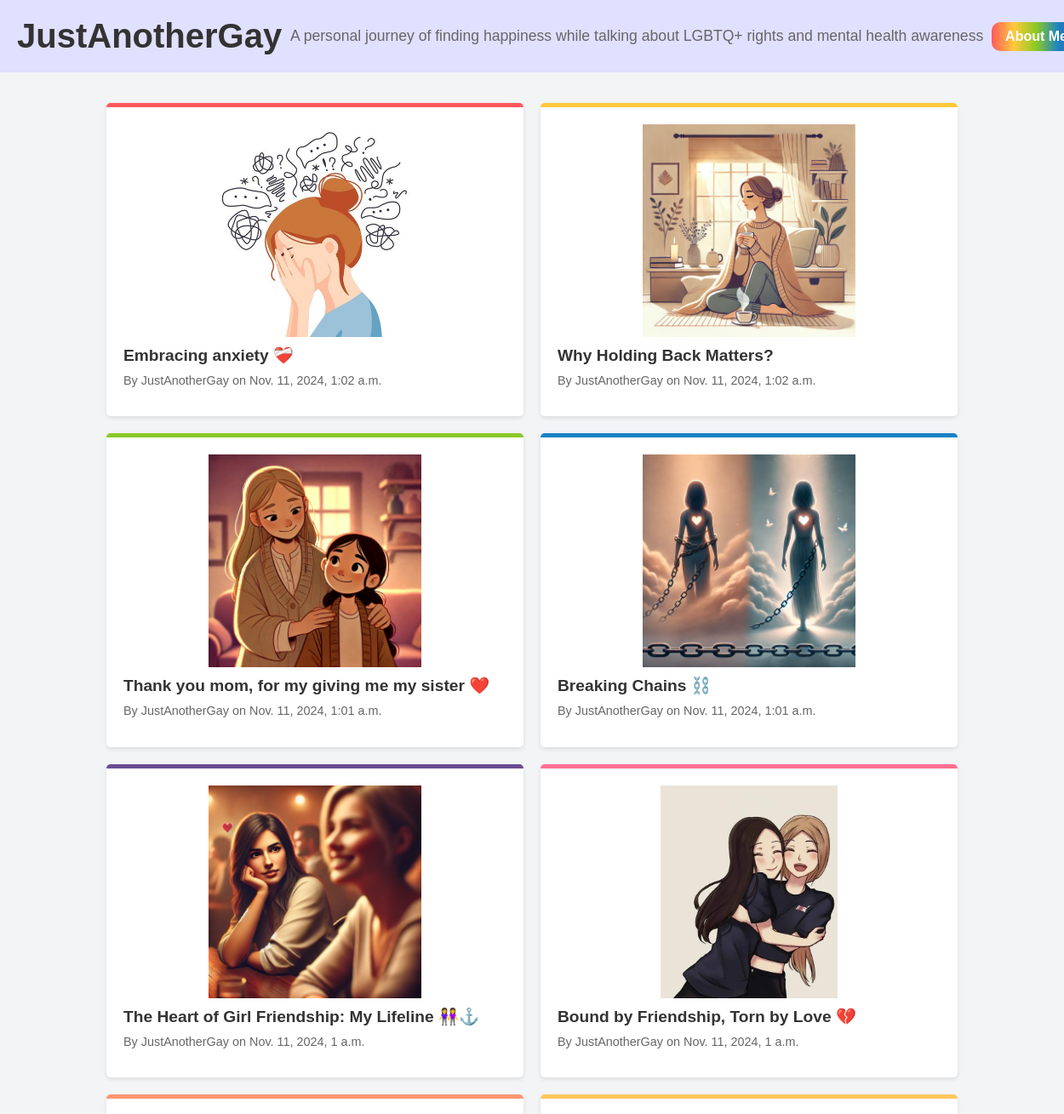
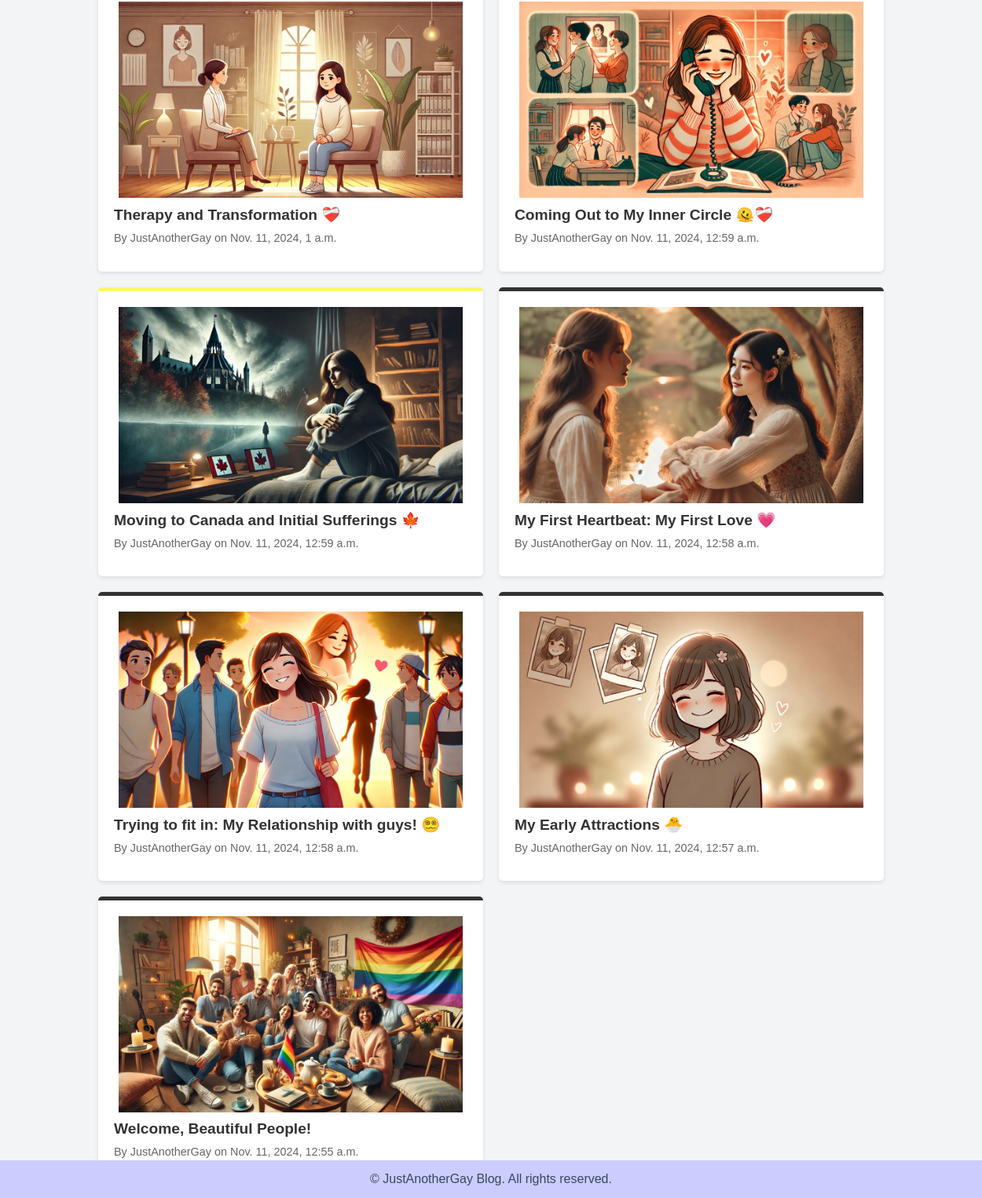
The page / on the database its author committed (2 pictures, top to bottom).
### myapp/models.py (models this page shows, shortened)
class Post(models.Model):
    title = models.CharField(max_length=200)
    content = models.TextField()
    created_at = models.DateTimeField(default=timezone.now)
    updated_at = models.DateTimeField(auto_now=True)
    author = models.CharField(max_length=100)
    slug = models.SlugField(unique=True, max_length=200)
    image = models.ImageField(upload_to='post_images/', blank=True, null=True)

### myapp/views.py (the view)
# urls.py: path('', views.post_list, name='post_list'),
def post_list(request):
    posts = Post.objects.all().order_by('-created_at')  # Descending order by creation date
    return render(request, 'post_list.html', {'posts': posts})

### myapp/templates/post_list.html (shortened to what this page needs)
<!DOCTYPE html>
<html lang="en">
<head>
    {% load static %}
    <link rel="stylesheet" href="{% static 'css/styles.css' %}">
</head>
<body>
<header>
    <div class="title">JustAnotherGay</div>
    <div class="subtitle">A personal journey of finding happiness while talking about LGBTQ+ rights and mental health awareness</div>
    <a href="{% url 'about_me' %}" class="about-button">About Me</a>
</header>
    <div class="container">
    <ul class="post-list">
    {% for post in posts %}
        <li>
            {% if post.image %}
                <img src="{{ post.image.url }}" alt="{{ post.title }}" class="post-image">
            {% endif %}
            <a href="{% url 'post_detail' post.slug %}">{{ post.title }}</a>
            <p>By {{ post.author }} on {{ post.created_at }}</p>
        </li>
    {% endfor %}
</ul>
</div>
    <footer>
        &copy; {{ year }} JustAnotherGay Blog. All rights reserved.
    </footer>
</body>
</html>

### myapp/static/css/styles.css (style rules this page uses)
body { font-family: Arial, sans-serif; background-color: #f3f4f6; color: #333; margin: 0; padding: 0; }
.container { width: 80%; margin: 0 auto; padding-top: 20px; }
header { width: 100%; background-color: #e0e0ff; color: #34495e; padding: 20px 0; display: flex; align-items: center; justify-content: space-between; padding-left: 20px; padding-right: 20px; }
.title { font-size: 2.5rem; font-weight: bold; color: #333; margin: 0; }
.subtitle { font-size: 1.1rem; color: #666; font-weight: 300; text-align: right; }
.about-button { padding: 8px 16px; background: linear-gradient(90deg, #ff595e, #ffca3a, #8ac926, #1982c4, #6a4c93); color: #fff; text-decoration: none; border-radius: 10px; font-weight: bold; transition: transform 0.2s; }
.post-image { width: 100%; height: 250px; object-fit: contain; border-radius: 5px; margin-bottom: 10px; }
.post-list { display: grid; grid-template-columns: 1fr 1fr; gap: 20px; padding: 0; list-style: none; }
.post-list li { background-color: #fff; padding: 20px; border-radius: 5px; box-shadow: 0 2px 5px rgba(0, 0, 0, 0.1); display: flex; flex-direction: column; justify-content: space-between; border-top: 5px solid; transition: transform 0.2s; }
.post-list li:nth-child(1) { border-top-color: #ff595e; }
.post-list li:nth-child(2) { border-top-color: #ffca3a; }
.post-list li:nth-child(3) { border-top-color: #8ac926; }
.post-list li:nth-child(4) { border-top-color: #1982c4; }
.post-list li:nth-child(5) { border-top-color: #6a4c93; }
.post-list li:nth-child(6) { border-top-color: #ff6f91; }
.post-list li:nth-child(7) { border-top-color: #ff9671; }
.post-list li:nth-child(8) { border-top-color: #ffc75f; }
.post-list li:nth-child(9) { border-top-color: #f9f871; }
.post-list a { color: #333; font-size: 1.2rem; font-weight: bold; text-decoration: none; }
.post-list p { font-size: 0.9rem; color: #666; margin-top: 10px; }
footer { width: 100%; background-color: #CCCCFF; color: #34495e; text-align: center; padding: 15px 0; position: fixed; bottom: 0; left: 0; }

### rows shown on the page
Post: image (picture), title "Embracing anxiety ❤️‍🩹", author "JustAnotherGay", created_at "Nov. 11, 2024, 1:02 a.m."
Post: image (picture), title "Why Holding Back Matters?", author "JustAnotherGay", created_at "Nov. 11, 2024, 1:02 a.m."
Post: image (picture), title "Thank you mom, for my giving me my sister ❤️", author "JustAnotherGay", created_at "Nov. 11, 2024, 1:01 a.m."
Post: image (picture), title "Breaking Chains ⛓️", author "JustAnotherGay", created_at "Nov. 11, 2024, 1:01 a.m."
Post: image (picture), title "The Heart of Girl Friendship: My Lifeline 👭⚓️", author "JustAnotherGay", created_at "Nov. 11, 2024, 1 a.m."
Post: image (picture), title "Bound by Friendship, Torn by Love 💔", author "JustAnotherGay", created_at "Nov. 11, 2024, 1 a.m."
Post: image (picture), title "Therapy and Transformation ❤️‍🩹", author "JustAnotherGay", created_at "Nov. 11, 2024, 1 a.m."
Post: image (picture), title "Coming Out to My Inner Circle 🫠❤️‍🩹", author "JustAnotherGay", created_at "Nov. 11, 2024, 12:59 a.m."
Post: image (picture), title "Moving to Canada and Initial Sufferings 🍁", author "JustAnotherGay", created_at "Nov. 11, 2024, 12:59 a.m."
Post: image (picture), title "My First Heartbeat: My First Love 💗", author "JustAnotherGay", created_at "Nov. 11, 2024, 12:58 a.m."
Post: image (picture), title "Trying to fit in: My Relationship with guys! 😵‍💫", author "JustAnotherGay", created_at "Nov. 11, 2024, 12:58 a.m."
Post: image (picture), title "My Early Attractions 🐣", author "JustAnotherGay", created_at "Nov. 11, 2024, 12:57 a.m."
Post: image (picture), title "Welcome, Beautiful People!", author "JustAnotherGay", created_at "Nov. 11, 2024, 12:55 a.m."
